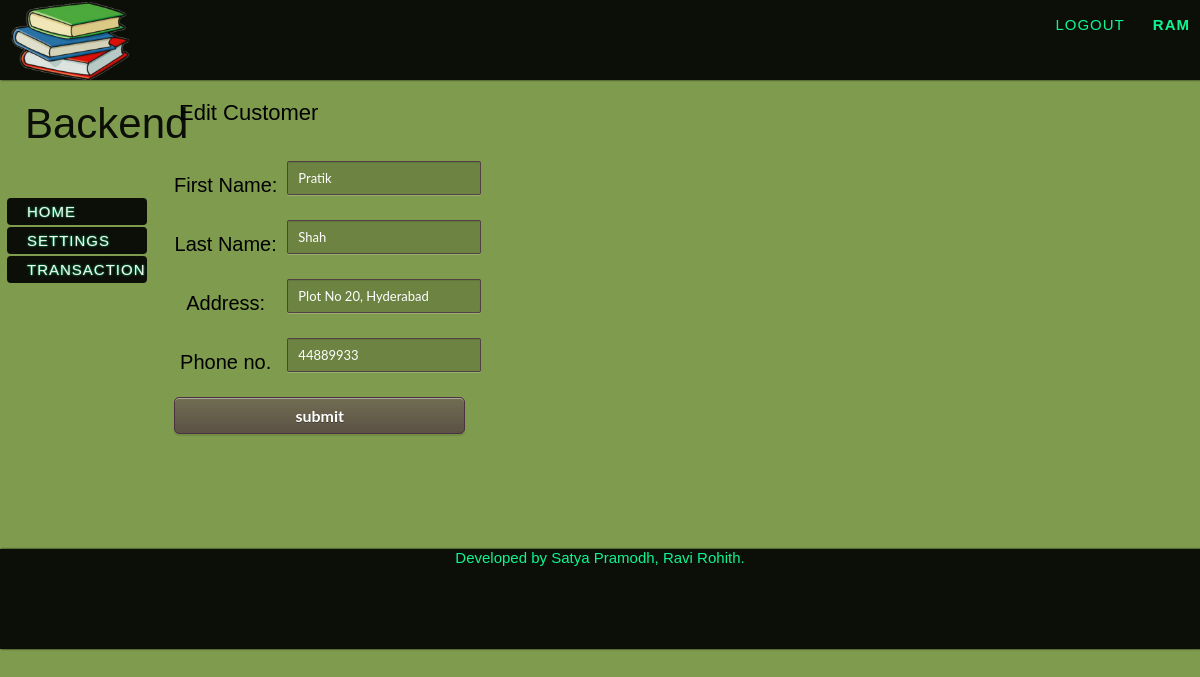
The app's page /editlist.php?name=customer&id=3 (signed in) with its own data.
### tables this page shows
CREATE TABLE IF NOT EXISTS `customer` (
  `cid` int(11) NOT NULL AUTO_INCREMENT,
  `first_name` varchar(20) NOT NULL,
  `last_name` varchar(20) NOT NULL,
  `cjoin_date` date NOT NULL,
  `cmoney_spent` int(11) NOT NULL,
  `caddress` varchar(50) NOT NULL,
  `cmoney_spent_reset` int(5) NOT NULL,
  `cphone` int(12) NOT NULL,
  PRIMARY KEY (`cid`),
  UNIQUE KEY `cphone` (`cphone`)
);

### editlist.php (the view, shortened to what this page needs)
<?php
	require_once("include/header.php");
?>
<div id="body">
	<?php include_once("include/left_content.php"); ?>
    <div class="rcontent">
      <?php
	  	  if(!strcmp(strtolower($_GET['name']),"customer") & isset($_GET['success'])){
				$result=mysql_query("update customer set first_name='{$_POST['fname']}',last_name='{$_POST['lname']}',caddress='{$_POST['caddress']}',cphone={$_POST['cphone']} where cid='{$_POST['cid']}'");
				if(!$result)echo "Addition not successful ".mysql_error();
	   			else echo"<h1><span>Editting of customer data successful</span></h1>";
			}
			else{
	   if(isset($_GET['name'])&isset($_GET['id'])){
		if(!strcmp(strtolower($_GET['name']),"customer")){
			echo"<h1><span>Edit ".ucfirst($_GET['name'])."</span></h1>";
			echo"<div id='data'>";
				$plist=mysql_query("select * from customer where cid='{$_GET['id']}'");
				$plist=mysql_fetch_array($plist);
			echo "<form method='post' action='editlist.php?name=customer&success=1'>
					  <table>
						<tr><td style='padding:5px'>First Name: </td><td><input name='fname' type='text' value='{$plist['first_name']}'/></td></tr>
						<tr><td style='padding:5px'>Last Name: </td><td><input name='lname' type='text' value='{$plist['last_name']}'/></td></tr>
						<tr><td style='padding:5px'>Address: </td><td><input name='caddress' type='text' value='{$plist['caddress']}' /></td></tr>
						<input type='hidden' name='cid' value='{$_GET['id']}' />
						<tr><td style='padding:5px'>Phone no.</td><td><input type='text' placeholder='+91..' name='cphone' value='{$plist['cphone']}'/></td></tr>
						<tr><td colspan='2'><input type='submit' value='submit' /></td></tr>
					</table></form>";
			echo"</div>";
			}
		}
	  }
	  ?>
    </div>
</div>
<?php
	require_once("include/footer.php");
?>

### css/outline.css (style rules this page uses)
body { margin-left:auto; margin-right:auto; background-color: #7f9b4e; background-repeat: repeat, no-repeat; background-position: center center; background-attachment: fixed; -webkit-background-size: auto, cover; -moz-background-size: auto, cover; -o-background-size: auto, cover; background-size: auto, cover; color: #000; font-family: 'Josefin Slab', Arial, sans-serif; font-size: 20px; }
h1 { margin:0px; padding:20px; font-size:42px; color:#000; text-align:left; font-weight:400; text-align:left; }
h1 span { font-size:22px; color:#000; padding-top:10px; }
.rcontent { position:relative; width:84%; margin:0px 5px; float:left; overflow:auto; padding-bottom:100px; }
#data { padding:10px; }
#itemList th,td { padding:5px; text-align:center; }

### records on screen
customer: fname "Pratik", lname "Shah", caddress "Plot No 20, Hyderabad", cphone "44889933"

### other values on screen
$_SESSION['username'] "RAM"
$_GET['name'] "Customer"
